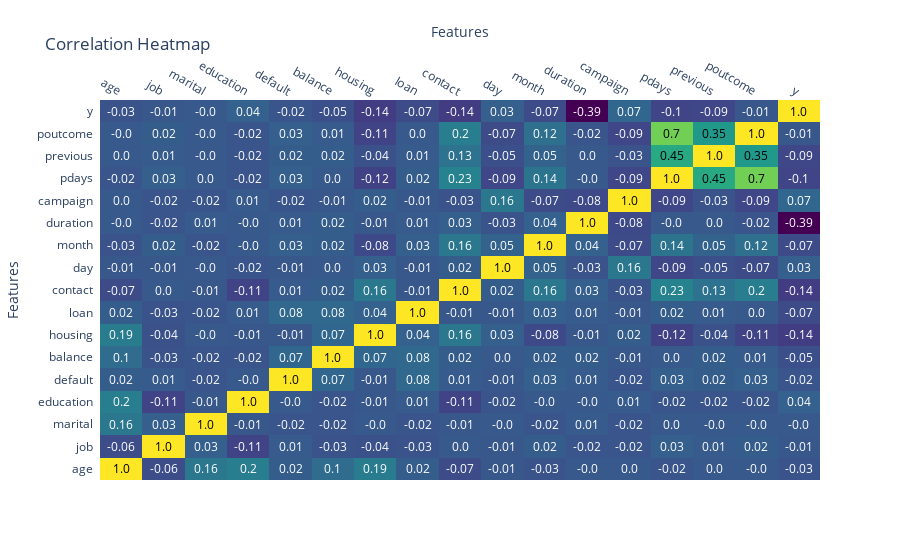

Source (notebook cell):
### Code cell
# Descriptivo 6: Matriz de correlacion
# Create a correlation matrix
df = df.drop('id', axis=1)
correlation_matrix = df.corr().round(2)

# Extract column names
columns = correlation_matrix.columns.tolist()

# Create a Plotly heatmap
heatmap = ff.create_annotated_heatmap(z=correlation_matrix.values,
                                      x=columns,
                                      y=columns,
                                      colorscale='Viridis')

# Update layout
heatmap.update_layout(
    title='Correlation Heatmap',
    xaxis=dict(title='Features'),
    yaxis=dict(title='Features'),
)

# Show the plot
heatmap.show()
